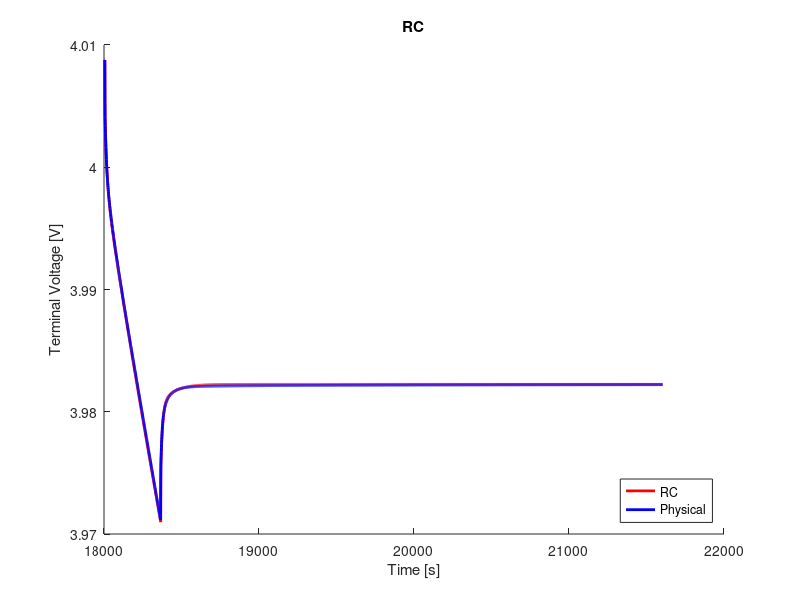

MATLAB code to generate this figure:
clear;
clc;
close all;

%% load data
load('ocv_final.mat');
time_ocv = time;
load('pulse_0_5_c_5.mat');
load('rc2_cf_0_5_c.mat');

%% voltage limitations
v_max = 4.4;                                    % cut-over voltage
v_min = 3.0;                                    % cut-off voltage

%% resample ocv and soc
t1 = time_ocv(1);
t2 = time_ocv(end);
dt = 1;                                         % sample time
t = (t1:dt:t2) - t1;

ocv = interp1(time_ocv, ocv, t1:dt:t2);
soc = interp1(time_ocv, soc, t1:dt:t2);

s = length(time);

%% variables
Q = 16.8;
eta = 1.0;                                  % coulombic efficiency

n = 2;                                      % number of rc links
i_r = zeros(n, 1);
v_c = zeros(n, 1);
flag = 1;

%% compute soc
ind_init = soc(interp1(ocv, 1:length(ocv), V_batt_time(1), 'nearest'))
ind_init = interp1(soc, 1:length(soc), ind_init, 'nearest');
v_t(1) = ocv(ind_init);
z0 = soc(ind_init);
z = z0 - dt/(Q*3600)*eta*cumsum(I(1:end));

% manual fit
p = 6;
r0 = r0_cf(p);
r1 = r1_cf(p);
r2 = r2_cf(p);
% r3 = r3_cf(p);
c1 = c1_cf(p);
c2 = c2_cf(p);
% c3 = c3_cf(p);

r = [r1; r2];
c = [c1; c2];

%% compute terminal voltage
for j = 1:n
    f(j) = exp(-dt/(r(j)*c(j)));
end
for k = 1:s-1
    if flag == 1
        i_r(:, k+1) = diag(f)*i_r(:, k) + (1-f')*I(k);
        v_c(:, k) = i_r(:, k).*r;
        ind = interp1(soc, 1:length(soc), z(k), 'nearest');
        v_t(k+1) = ocv(ind) - sum(v_c(:, k)) - I(k).*r0;
        if v_t(k) < v_min
            fprintf('Reached lower voltage limit.');
            flag = 0;
        end
        if v_t(k) > v_max
            fprintf('Reached upper voltage limit.');
            flag = 0;
        end 
    end
end

%% compute rms error
v_t = reshape(v_t, size(V_batt_time));
rmse = 1000*sqrt(mean((V_batt_time - v_t).^2))     % [mV]

%% plot
figure(1);
hold on;
plot(time, v_t, 'r', 'LineWidth', 2)
hold on;
plot(time, V_batt_time, 'b', 'LineWidth', 2)
xlabel('Time [s]')
ylabel('Terminal Voltage [V]')
title('RC')
legend('RC', 'Physical', 'location', 'southeast')